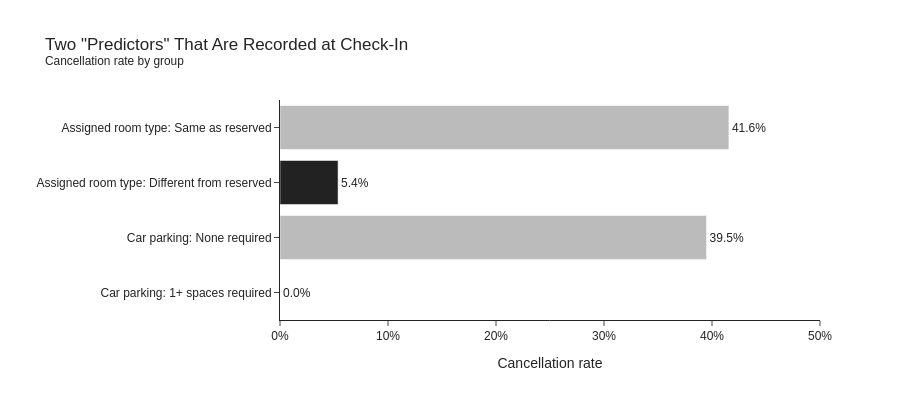

Here is the notebook cell this chart was saved with:
### Code cell
df_leak_plot = df_leak.reset_index(names=['column', 'value'])
df_leak_plot['label'] = df_leak_plot['column'] + ': ' + df_leak_plot['value']

fig = px.bar(
    df_leak_plot,
    x='cancel_rate',
    y='label',
    orientation='h',
    text='cancel_rate',
    title='Two "Predictors" That Are Recorded at Check-In<br><sup>Cancellation rate by group</sup>',
    labels={'cancel_rate': 'Cancellation rate', 'label': ''}
)
fig.update_traces(
    marker_color=[HIGHLIGHT if v in ('Different from reserved', '1+ spaces required') else GRAY
                  for v in df_leak_plot['value']],
    texttemplate='%{text:.1%}',
    textposition='outside'
)
fig.update_layout(xaxis_tickformat='.0%', xaxis_range=[0, 0.5], yaxis_autorange='reversed', height=400)
fig.show()

### Figure 1 — Plotly figure (JSON) as saved in the notebook; plotly's stock layout.template omitted (floating-point values rounded to 4 significant figures)
{"data": [{"hovertemplate": "Cancellation rate=%{text}<br>=%{y}<extra></extra>", "legendgroup": "", "marker": {"color": ["#BBBBBB", "#222222", "#BBBBBB", "#222222"], "pattern": {"shape": ""}}, "name": "", "orientation": "h", "showlegend": false, "text": [0.4156, 0.05376, 0.3949, 0.0], "textposition": "outside", "texttemplate": "%{text:.1%}", "type": "bar", "x": [0.4156, 0.05376, 0.3949, 0.0], "xaxis": "x", "y": ["Assigned room type: Same as reserved", "Assigned room type: Different from reserved", "Car parking: None required", "Car parking: 1+ spaces required"], "yaxis": "y"}], "layout": {"barmode": "relative", "height": 400, "legend": {"tracegroupgap": 0}, "title": {"text": "Two \"Predictors\" That Are Recorded at Check-In<br><sup>Cancellation rate by group</sup>"}, "xaxis": {"anchor": "y", "domain": [0.0, 1.0], "range": [0, 0.5], "tickformat": ".0%", "title": {"text": "Cancellation rate"}}, "yaxis": {"anchor": "x", "autorange": "reversed", "domain": [0.0, 1.0], "title": {"text": ""}}}}
